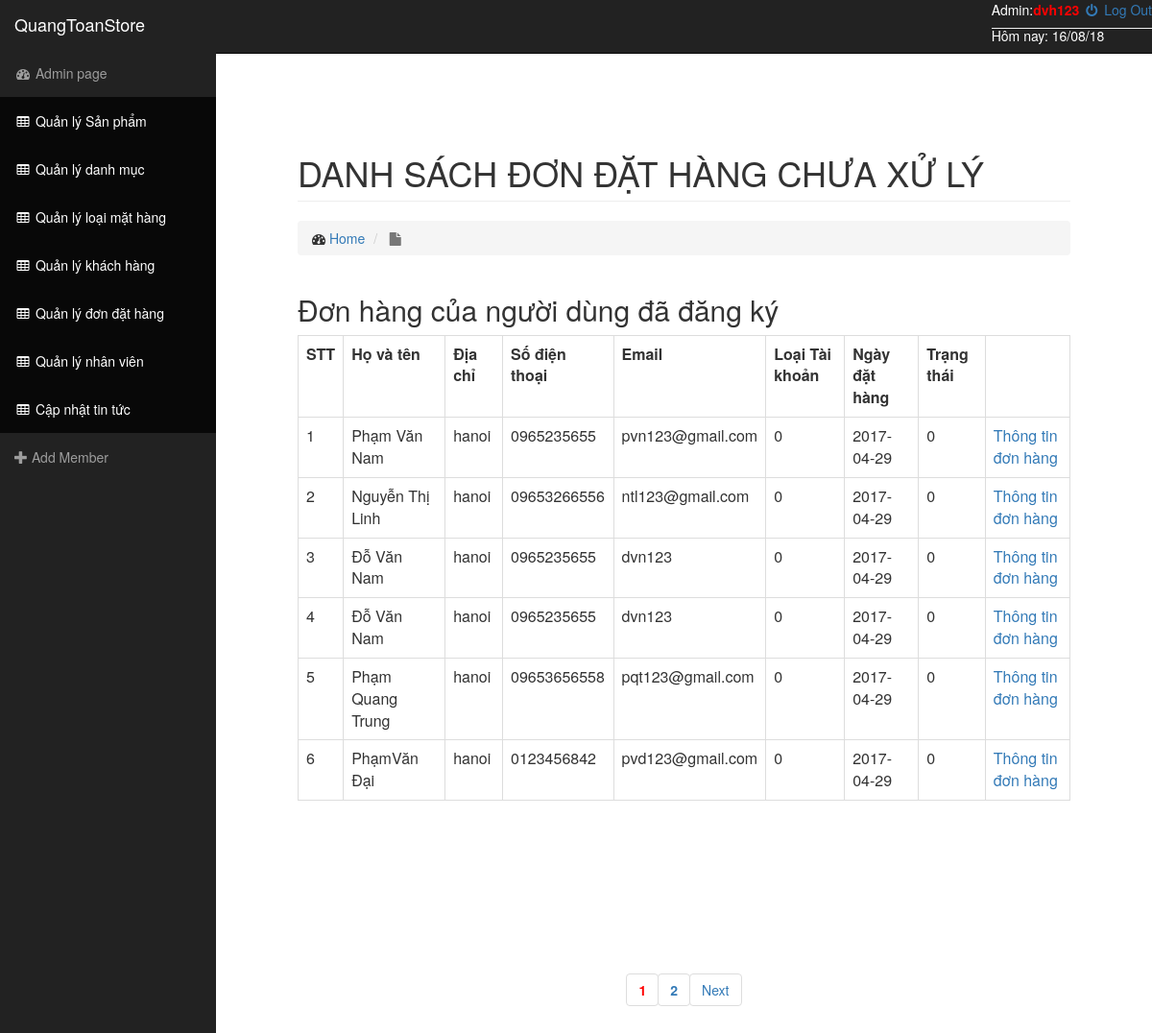
The page /Admin/index.php?control=mngOrder&action=OrderUser&page=1 (signed in) on the database its author committed.
### tables this page shows
CREATE TABLE IF NOT EXISTS `donhang` (
  `dh_id` int(100) NOT NULL AUTO_INCREMENT,
  `id_khach` int(11) NOT NULL DEFAULT '1',
  `id_user` int(11) NOT NULL,
  `dh_ngaydat` date NOT NULL,
  `dh_trangthai` tinyint(4) NOT NULL,
  PRIMARY KEY (`dh_id`),
  KEY `id_khach` (`id_khach`),
  KEY `id_user` (`id_user`)
);

CREATE TABLE IF NOT EXISTS `khachhang` (
  `user_id` int(100) NOT NULL AUTO_INCREMENT,
  `user_ten` varchar(50) NOT NULL,
  `user_diachi` varchar(200) NOT NULL,
  `user_sodienthoai` varchar(11) NOT NULL,
  `user_email` varchar(50) NOT NULL,
  `user_name` varchar(32) NOT NULL,
  `user_pass` varchar(32) NOT NULL,
  `user_loaitk` int(11) NOT NULL,
  PRIMARY KEY (`user_id`)
);

### Admin/controllers/mngOrder.php (called while the page is built, shortened)
<?php
class mngOrder{
        function OrderUser() {
            $model= new MasterModel();
            $pagi=new Pagination();
            $getorder1=$model->Command("SELECT * FROM `donhang`INNER JOIN `khachhang` ON donhang.id_user=khachhang.user_id WHERE donhang.id_user!=1 and donhang.dh_trangthai=0");
            $getorder=$pagi->PagiMore($getorder1, "donhang","INNER JOIN `khachhang` ON donhang.id_user=khachhang.user_id", "WHERE donhang.id_user!=1 and donhang.dh_trangthai=0");
            require_once './views/order/listuser.php';
        }
    }

### Admin/models/masterModel.php (called while the page is built, shortened)
<?php
    class MasterModel{
        public function Command($sql){
            global $conn;
            $result=$conn->query($sql) or die(mysqli_error());
            return $result;
        }
    }
?>

### Admin/views/order/listuser.php (the view, shortened to what this page needs)
<div id="wrapper" style="padding: 50px">
        <div id="page-wrapper">
            <div class="container-fluid">
                <div class="row">
                    <div class="col-lg-12">
                        <h1 class="page-header">
                            DANH SÁCH ĐƠN ĐẶT HÀNG CHƯA XỬ LÝ
                        </h1>
                        <ol class="breadcrumb">
                            <li>
                                <i class="fa fa-dashboard"></i>  <a href="?control=Notis">Home</a>
                            </li>
                            <li class="active">
                                <i class="fa fa-file"></i>
                            </li>
                        </ol>
                    </div>
                </div>
                <div class="row">
                    <div class="col-md-6 col-lg-12 col-sm-12 col-xs-12">
                        <h2>Đơn hàng của người dùng đã đăng ký</h2>
                        <table class="table table-bordered">
                            <tr>
                                <th>STT</th>
                                <th>Họ và tên</th>
                                <th>Địa chỉ</th>
                                <th>Số điện thoại</th>
                                <th>Email</th>
                                <th>Loại Tài khoản</th>
                                <th>Ngày đặt hàng</th>
                                <th>Trạng thái</th>
                            </tr>
                             <?php $i = 1 ?>
                            <?php foreach ($getorder as $row){
                                        $iddh=$row['dh_id'];
                                ?> <tr>
                                <td><?php echo $i; ?></td>
                                <td><?php echo $row["user_ten"]; ?></td>
                                <td><?php echo $row["user_diachi"]; ?></td>
                                <td><?php echo $row["user_sodienthoai"]; ?></td>
                                <td><?php echo $row["user_email"]; ?></td>
                                <td><?php echo $row["user_loaitk"]; ?></td>
                                <td><?php echo $row["dh_ngaydat"]; ?></td>
                                <td><?php echo $row["dh_trangthai"]; ?></td>
                                <td><a href="?control=mngOrder&action=Detail&id=<?=$iddh?>">Thông tin đơn hàng</a></td>
                            </tr>
                            <?php $i++; }
                            ?>
                        </table>
                        <div class="row text-center">
                            <div class="col-lg-12">
                            </div>
                        </div>
                    </div>
                </div>
            </div>
        </div>
    </div>

### Admin/style/css/sb-admin.css (style rules this page uses)
body { margin-top: 100px; background-color: #222; }
@media (min-width:768px) { body { margin-top: 50px; } }
#wrapper { padding-left: 0; }
#page-wrapper { width: 100%; padding: 0; background-color: #fff; }
@media (min-width:768px) { #wrapper { padding-left: 225px; } }
@media (min-width:768px) { #page-wrapper { padding: 10px; } }

### rows shown on the page
donhang: khachhang.user_ten "Phạm Văn Nam", khachhang.user_diachi "hanoi", khachhang.user_sodienthoai "0965235655", khachhang.user_email "pvn123@gmail.com", khachhang.user_loaitk "0", dh_ngaydat "2017-04-29", dh_trangthai "0"
donhang: khachhang.user_ten "Nguyễn Thị Linh", khachhang.user_diachi "hanoi", khachhang.user_sodienthoai "09653266556", khachhang.user_email "ntl123@gmail.com", khachhang.user_loaitk "0", dh_ngaydat "2017-04-29", dh_trangthai "0"
donhang: khachhang.user_ten "Đỗ Văn Nam", khachhang.user_diachi "hanoi", khachhang.user_sodienthoai "0965235655", khachhang.user_email "dvn123", khachhang.user_loaitk "0", dh_ngaydat "2017-04-29", dh_trangthai "0"
donhang: khachhang.user_ten "Đỗ Văn Nam", khachhang.user_diachi "hanoi", khachhang.user_sodienthoai "0965235655", khachhang.user_email "dvn123", khachhang.user_loaitk "0", dh_ngaydat "2017-04-29", dh_trangthai "0"
donhang: khachhang.user_ten "Phạm Quang Trung", khachhang.user_diachi "hanoi", khachhang.user_sodienthoai "09653656558", khachhang.user_email "pqt123@gmail.com", khachhang.user_loaitk "0", dh_ngaydat "2017-04-29", dh_trangthai "0"
donhang: khachhang.user_ten "PhạmVăn Đại", khachhang.user_diachi "hanoi", khachhang.user_sodienthoai "0123456842", khachhang.user_email "pvd123@gmail.com", khachhang.user_loaitk "0", dh_ngaydat "2017-04-29", dh_trangthai "0"

### other values the page prints
$_SESSION['login'] "dvh123"
